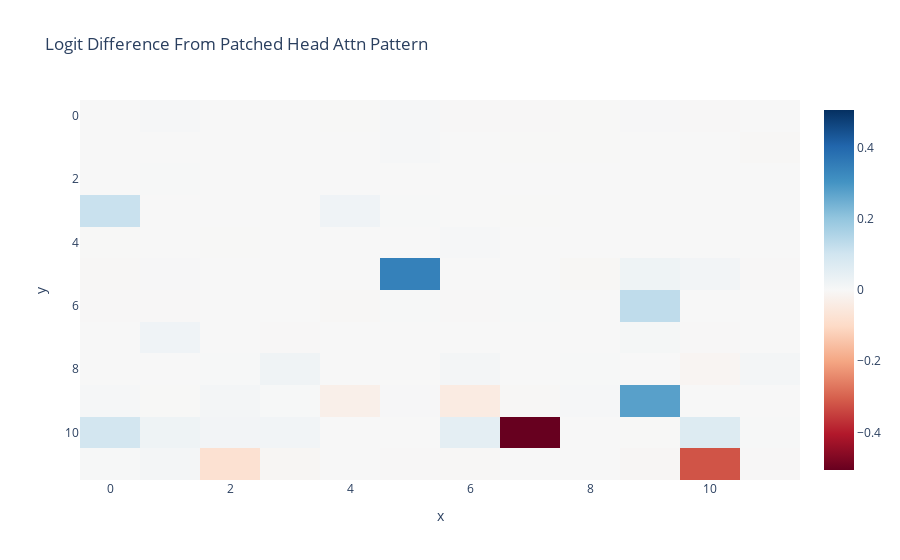

Notebook cell for this chart:
### Code cell
# 1
def patch_head_pattern(
    corrupted_head_pattern: Float[torch.Tensor, "batch head_index query_pos d_head"],
    hook,
    head_index,
    clean_cache,
):
    corrupted_head_pattern[:, head_index, :, :] = clean_cache[hook.name][:, head_index, :, :]
    return corrupted_head_pattern


patched_head_attn_diff = torch.zeros(
    model.cfg.n_layers, model.cfg.n_heads, device=device, dtype=torch.float32
)
for layer in range(model.cfg.n_layers):
    for head_index in range(model.cfg.n_heads):
        hook_fn = partial(patch_head_pattern, head_index=head_index, clean_cache=cache)
        patched_logits = model.run_with_hooks(
            corrupted_tokens,
            fwd_hooks=[(utils.get_act_name("attn", layer, "attn"), hook_fn)],
            return_type="logits",
        )
        patched_logit_diff = logits_to_ave_logit_diff(patched_logits, answer_tokens)

        patched_head_attn_diff[layer, head_index] = normalize_patched_logit_diff(
            patched_logit_diff
        )

imshow(
    patched_head_attn_diff,
    title="Logit Difference From Patched Head Attn Pattern",
    labels={"x": "Head", "y": "Layer"},
)
head_labels = [
    f"L{l}H{h}" for l in range(model.cfg.n_layers) for h in range(model.cfg.n_heads)
]
scatter(
    x=utils.to_numpy(patched_head_attn_diff.flatten()),
    y=utils.to_numpy(patched_head_z_diff.flatten()),
    hover_name=head_labels,
    xaxis="Attention Patch",
    yaxis="Output Patch",
    title="Scatter plot of output patching vs attention patching",
)

### Figure 1 — Plotly figure (JSON) as saved in the notebook; plotly's stock layout.template omitted (floating-point values rounded to 4 significant figures; data arrays with more than 128 entries replaced by an {"elided": "..."} marker saying what was removed)
{"data": [{"coloraxis": "coloraxis", "hovertemplate": "Head: %{x}<br>Layer: %{y}<br>color: %{z}<extra></extra>", "name": "0", "type": "heatmap", "xaxis": "x", "yaxis": "y", "z": {"elided": "12x12 float values"}}], "layout": {"coloraxis": {"cmid": 0, "colorscale": [[0, "rgb(103,0,31)"], [0.1, "rgb(178,24,43)"], [0.2, "rgb(214,96,77)"], [0.3, "rgb(244,165,130)"], [0.4, "rgb(253,219,199)"], [0.5, "rgb(247,247,247)"], [0.6, "rgb(209,229,240)"], [0.7, "rgb(146,197,222)"], [0.8, "rgb(67,147,195)"], [0.9, "rgb(33,102,172)"], [1, "rgb(5,48,97)"]]}, "title": {"text": "Logit Difference From Patched Head Attn Pattern"}, "xaxis": {"anchor": "y", "domain": [0, 1], "title": {"text": "x"}}, "yaxis": {"anchor": "x", "autorange": "reversed", "domain": [0, 1], "title": {"text": "y"}}}}
